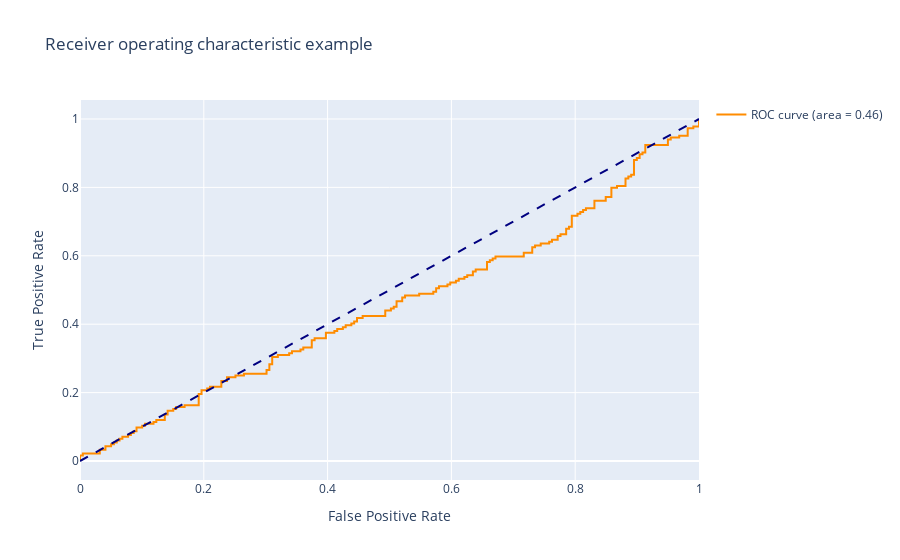

This figure's notebook cell:
### Code cell
random_predict = np.random.uniform(-1,0,length)
mpl.plotRoc(ty_test.numpy(), random_predict)

### Figure 1 — Plotly figure (JSON) as saved in the notebook; plotly's stock layout.template omitted (floating-point values rounded to 4 significant figures; data arrays with more than 128 entries replaced by an {"elided": "..."} marker saying what was removed)
{"data": [{"line": {"color": "darkorange", "width": 2}, "mode": "lines", "name": "ROC curve (area = 0.46)", "type": "scatter", "x": {"elided": "209 float values"}, "y": {"elided": "209 float values"}}, {"line": {"color": "navy", "dash": "dash", "width": 2}, "mode": "lines", "showlegend": false, "type": "scatter", "x": [0, 1], "y": [0, 1]}], "layout": {"title": {"text": "Receiver operating characteristic example"}, "xaxis": {"title": {"text": "False Positive Rate"}}, "yaxis": {"title": {"text": "True Positive Rate"}}}}
